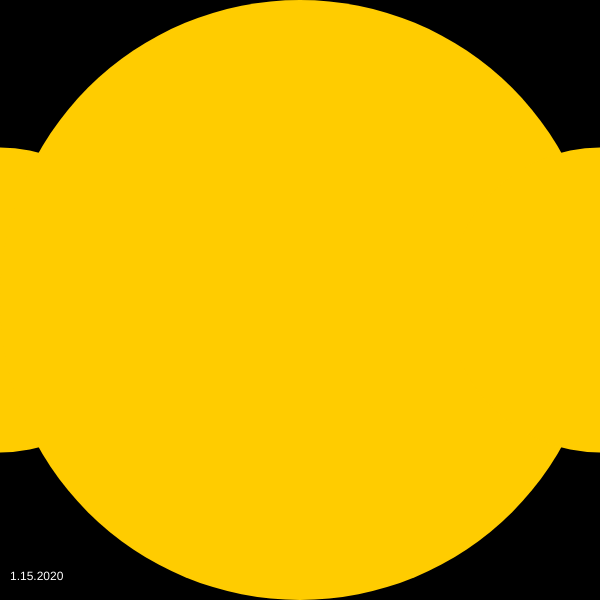
Frame 1 (no input)
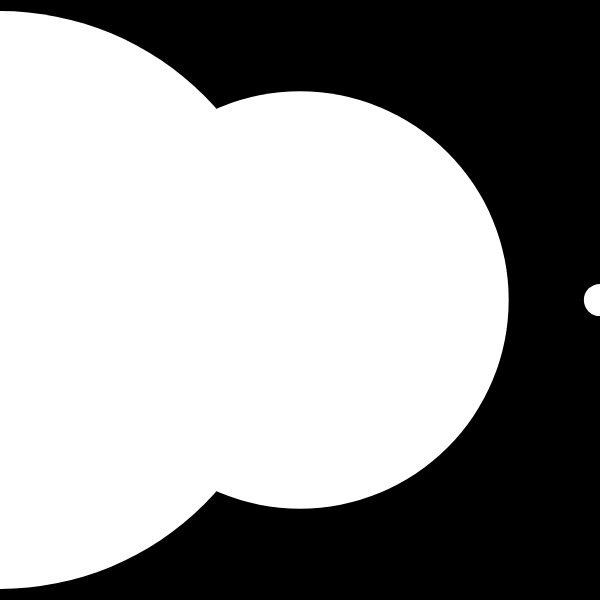
Frame 60 (no input)
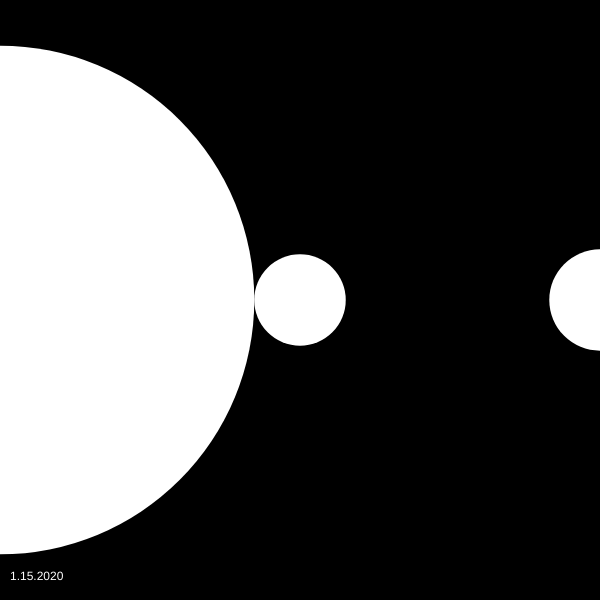
Frame 120 (the mouse pressed at the canvas centre since frame 60)

The p5.js sketch that drew these frames (run headless with seeded random() and noise() and a simulated clock; from frame 60 on, the mouse is pressed at the canvas centre):

// p5.js sketch
// ── sketch.js


let diameter;
let angle = 0;

function setup() {
  createCanvas(600, 600);
  diameter = height - 10;
  noStroke();
  fill(255, 204, 0);
}

function draw() {
  background(0);

  let d1 = 10 + (sin(angle) * diameter) / 2 + diameter / 2;
  let d2 = 10 + (sin(angle + PI / 2) * diameter) / 2 + diameter / 2;
  let d3 = 10 + (sin(angle + PI) * diameter) / 2 + diameter / 2;

  ellipse(0, height / 2, d1, d1);
  ellipse(width / 2, height / 2, d2, d2);
  ellipse(width, height / 2, d3, d3);

  angle += 0.02;

    fill(255);
  text("1.15.2020", 10, height - 20);
}
